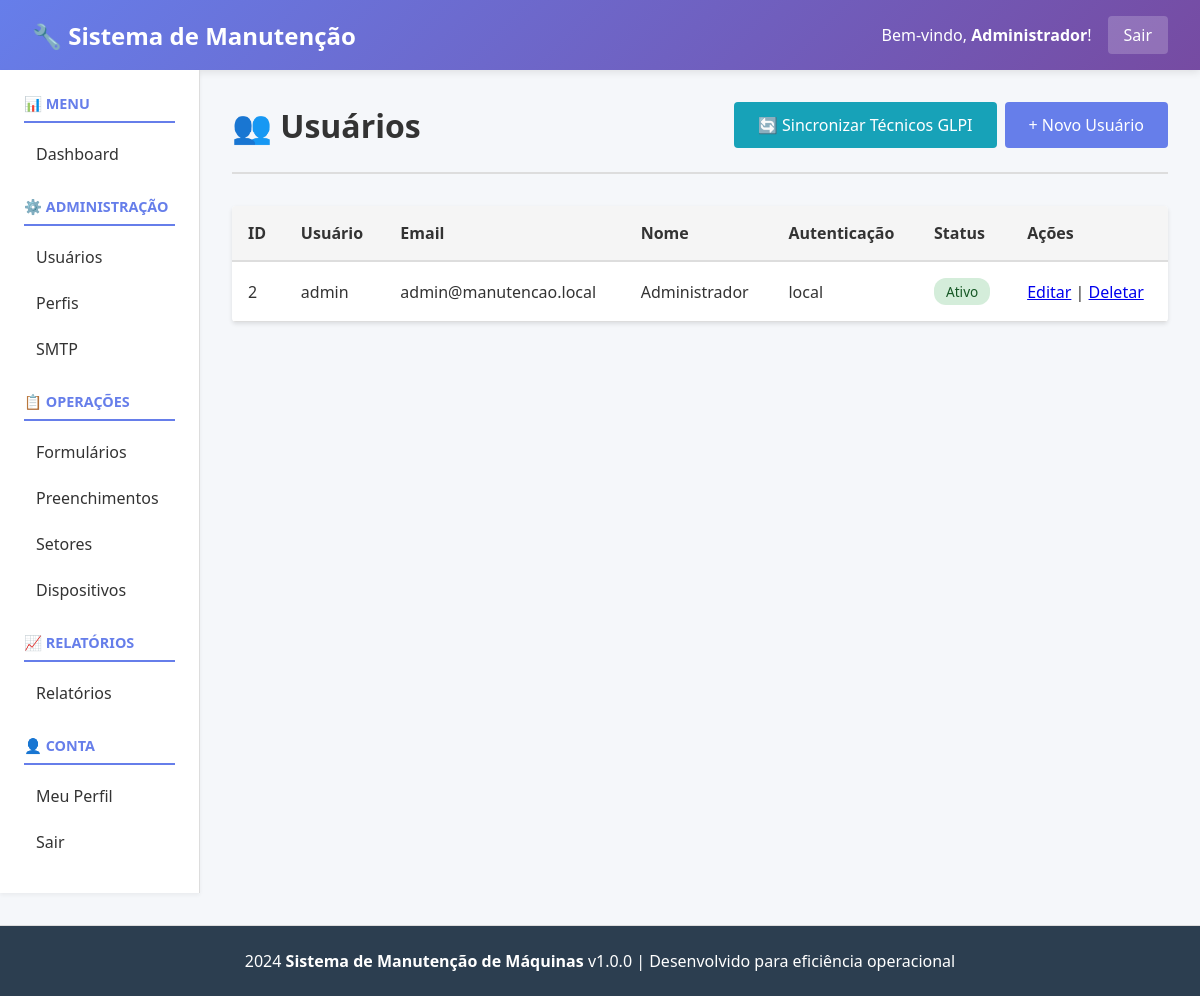
Page /public/index.php?page=users (signed in) on the committed database.
### tables this page shows
CREATE TABLE `users` (
  `id` int(11) NOT NULL,
  `username` varchar(100) NOT NULL,
  `email` varchar(100) NOT NULL,
  `password_hash` varchar(255) NOT NULL,
  `full_name` varchar(200) NOT NULL,
  `auth_type` enum('local','ldap') DEFAULT 'local',
  `profile_id` int(11) DEFAULT NULL,
  `status` enum('active','inactive') DEFAULT 'active',
  `last_login` datetime DEFAULT NULL,
  `created_at` datetime DEFAULT current_timestamp(),
  `updated_at` datetime DEFAULT current_timestamp() ON UPDATE current_timestamp()
);

### controllers/UserController.php (called while the page is built, shortened)
<?php
class UserController
{
    private $db;
    public function __construct()
    {
        $this->db = Database::getInstance();
    }
    public function index()
    {
        try {
            $users = $this->db->fetchAll("SELECT * FROM users ORDER BY id DESC");
            include __DIR__ . '/../views/users/index.php';
        } catch (\Exception $e) {
            echo "Erro: " . $e->getMessage();
        }
    }
}

### config/Database.php (called while the page is built, shortened)
<?php
class Database
{
    private static $instance = null;
    private $connection;
    private $host = 'localhost';
    private $db_name = 'manutencao_db';
    private $username = 'root';
    private $password = '';
    private $charset = 'utf8mb4';
    private function __construct()
    {
        try {
            $dsn = "mysql:host=" . $this->host . ";dbname=" . $this->db_name . ";charset=" . $this->charset;
            $this->connection = new \PDO(
                $dsn,
                $this->username,
                $this->password,
                array(
                    \PDO::ATTR_ERRMODE => \PDO::ERRMODE_EXCEPTION,
                    \PDO::ATTR_DEFAULT_FETCH_MODE => \PDO::FETCH_ASSOC,
                    \PDO::ATTR_EMULATE_PREPARES => false
                )
            );
        } catch (\PDOException $e) {
            die("Erro de conexão com banco de dados: " . $e->getMessage());
        }
    }
    public static function getInstance()
    {
        if (self::$instance === null) {
            self::$instance = new self();
        }
        return self::$instance;
    }
    public function fetch($sql, $params = [])
    {
        try {
            $stmt = $this->connection->prepare($sql);
            $stmt->execute($params);
            return $stmt->fetch();
        } catch (\PDOException $e) {
            throw new \Exception("Erro ao buscar registro: " . $e->getMessage());
        }
    }
    public function fetchAll($sql, $params = [])
    {
        try {
            $stmt = $this->connection->prepare($sql);
            $stmt->execute($params);
            return $stmt->fetchAll();
        } catch (\PDOException $e) {
            throw new \Exception("Erro ao buscar registros: " . $e->getMessage());
        }
    }
}

### core/Auth.php (called while the page is built, shortened)
<?php
class Auth
{
    private $db;
    private $user = null;
    public function __construct()
    {
        $this->db = Database::getInstance();
    }
    public function isLoggedIn()
    {
        return isset($_SESSION['user_id']) && !empty($_SESSION['user_id']);
    }
    public function getCurrentUser()
    {
        if ($this->user === null) {
            $this->user = $this->db->fetch(
                "SELECT * FROM users WHERE id = :id",
                [':id' => $_SESSION['user_id']]
            );
        }
        return $this->user;
    }
}

### views/users/index.php (the view, shortened to what this page needs)
<?php include __DIR__ . '/../header.php'; ?>
<div class="page-header">
    <h1>👥 Usuários</h1>
    <div style="display: flex; gap: 0.5rem;">
        <a href="?page=users&action=syncGlpiTechnicians" class="btn" style="background: #17a2b8;" onclick="return confirm('Sincronizar técnicos (super-admins da entidade NTI-CampusI) do GLPI agora?')">🔄 Sincronizar Técnicos GLPI</a>
        <a href="?page=users&action=create" class="btn">+ Novo Usuário</a>
    </div>
</div>
<?php if (!empty($users)): ?>
    <table>
        <thead>
            <tr>
                <th>ID</th>
                <th>Usuário</th>
                <th>Email</th>
                <th>Nome</th>
                <th>Autenticação</th>
                <th>Status</th>
                <th>Ações</th>
            </tr>
        </thead>
        <tbody>
            <?php foreach ($users as $user): ?>
                <tr>
                    <td><?php echo htmlspecialchars($user['id']); ?></td>
                    <td><?php echo htmlspecialchars($user['username']); ?></td>
                    <td><?php echo htmlspecialchars($user['email']); ?></td>
                    <td><?php echo htmlspecialchars($user['full_name']); ?></td>
                    <td><?php echo htmlspecialchars($user['auth_type']); ?></td>
                    <td>
                        <?php if ($user['status'] === 'active'): ?>
                            <span class="badge badge-success">Ativo</span>
                        <?php else: ?>
                            <span class="badge badge-danger">Inativo</span>
                        <?php endif; ?>
                    </td>
                    <td>
                        <a href="?page=users&action=edit&id=<?php echo $user['id']; ?>">Editar</a> |
                        <a href="?page=users&action=delete&id=<?php echo $user['id']; ?>" onclick="return confirm('Tem certeza que deseja deletar?')">Deletar</a>
                    </td>
                </tr>
            <?php endforeach; ?>
        </tbody>
    </table>
<?php else: ?>
    <div class="alert alert-info">
        Nenhum usuário encontrado. <a href="?page=users&action=create">Crie um novo usuário</a>
    </div>
<?php endif; ?>
<?php include __DIR__ . '/../footer.php'; ?>

### views/header.php (shortened to what this page needs)
<?php
$auth = new \Core\Auth();
$user_atual = $auth->getCurrentUser();
?>
<!DOCTYPE html>
<html lang="pt-BR">
<head>
</head>
<body>
    <div class="navbar">
        <h1>🔧 Sistema de Manutenção</h1>
        <div class="navbar-user">
            <span>Bem-vindo, <strong><?php echo htmlspecialchars($user_atual['full_name'] ?? $user_atual['username']); ?></strong>!</span>
            <a href="index.php?page=logout">Sair</a>
        </div>
    </div>
    <div class="container">
        <div class="sidebar">
            <h3>📊 MENU</h3>
            <ul>
                <li><a href="index.php?page=dashboard">Dashboard</a></li>
            </ul>
            <h3>⚙️ ADMINISTRAÇÃO</h3>
            <ul>
                <li><a href="index.php?page=users">Usuários</a></li>
                <li><a href="index.php?page=profiles">Perfis</a></li>
                <li><a href="index.php?page=smtp">SMTP</a></li>
            </ul>
            <h3>📋 OPERAÇÕES</h3>
            <ul>
                <li><a href="index.php?page=forms">Formulários</a></li>
                <li><a href="index.php?page=submissions">Preenchimentos</a></li>
                <li><a href="index.php?page=sectors">Setores</a></li>
                <li><a href="index.php?page=devices">Dispositivos</a></li>
            </ul>
            <h3>📈 RELATÓRIOS</h3>
            <ul>
                <li><a href="index.php?page=reports">Relatórios</a></li>
            </ul>
            <h3>👤 CONTA</h3>
            <ul>
                <li><a href="index.php?page=profile">Meu Perfil</a></li>
                <li><a href="index.php?page=logout">Sair</a></li>
            </ul>
        </div>
        <div class="content">

### views/header.php (style rules this page uses)
* { margin: 0; padding: 0; box-sizing: border-box; }
body { font-family: 'Segoe UI', Tahoma, Geneva, Verdana, sans-serif; background: #f5f7fa; color: #333; }
.navbar { background: linear-gradient(135deg, #667eea 0%, #764ba2 100%); color: white; padding: 1rem 2rem; display: flex; justify-content: space-between; align-items: center; box-shadow: 0 2px 8px rgba(0,0,0,0.1); }
.navbar h1 { font-size: 1.5rem; margin: 0; }
.navbar-user { display: flex; align-items: center; gap: 1rem; }
.navbar-user a { color: white; text-decoration: none; padding: 0.5rem 1rem; background: rgba(255,255,255,0.2); border-radius: 4px; transition: background 0.3s; }
.container { display: grid; grid-template-columns: 200px 1fr; min-height: calc(100vh - 80px); }
.sidebar { background: white; padding: 1.5rem; border-right: 1px solid #ddd; box-shadow: 0 2px 4px rgba(0,0,0,0.05); overflow-y: auto; }
.sidebar h3 { color: #667eea; font-size: 0.9rem; text-transform: uppercase; margin-top: 1.5rem; margin-bottom: 0.75rem; border-bottom: 2px solid #667eea; padding-bottom: 0.5rem; }
.sidebar h3:first-child { margin-top: 0; }
.sidebar ul { list-style: none; }
.sidebar ul li { margin: 0.5rem 0; }
.sidebar ul li a { color: #333; text-decoration: none; padding: 0.5rem 0.75rem; border-radius: 4px; display: block; transition: background 0.3s, color 0.3s; }
.content { padding: 2rem; overflow-y: auto; }
.page-header { display: flex; justify-content: space-between; align-items: center; margin-bottom: 2rem; padding-bottom: 1.5rem; border-bottom: 2px solid #ddd; }
.page-header h1 { font-size: 2rem; color: #333; }
.btn { background: #667eea; color: white; padding: 0.75rem 1.5rem; border: none; border-radius: 4px; cursor: pointer; text-decoration: none; display: inline-block; transition: background 0.3s; }
table { width: 100%; border-collapse: collapse; background: white; border-radius: 4px; overflow: hidden; box-shadow: 0 2px 4px rgba(0,0,0,0.1); }
table thead { background: #f5f5f5; border-bottom: 2px solid #ddd; }
table th, table td { padding: 1rem; text-align: left; border-bottom: 1px solid #ddd; }
.badge { display: inline-block; padding: 0.25rem 0.75rem; border-radius: 12px; font-size: 0.85rem; font-weight: 500; }
.badge-success { background: #d4edda; color: #155724; }

### rows in the picture
users: full_name "Administrador", id "2", username "admin", email "admin@manutencao.local", auth_type "local", status "Ativo"
